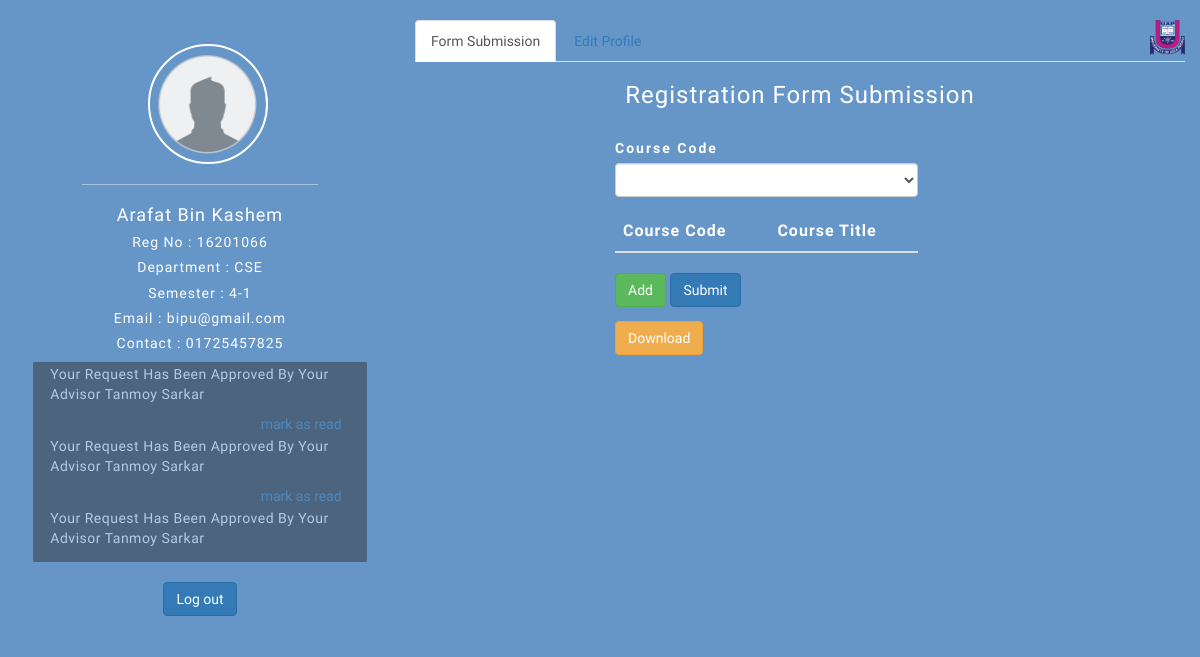
The page /user/profile.php (signed in) on the database its author committed.
### tables this page shows
CREATE TABLE `student_info` (
  `reg_no` int(11) NOT NULL,
  `first_name` varchar(100) NOT NULL,
  `last_name` varchar(100) NOT NULL,
  `email` varchar(100) NOT NULL,
  `dept` varchar(100) NOT NULL,
  `contact_no` varchar(15) NOT NULL
);

CREATE TABLE `student_semester` (
  `reg_no` int(11) NOT NULL,
  `lavel` int(11) NOT NULL,
  `term` int(11) NOT NULL
);

CREATE TABLE `student_notification` (
  `n_id` int(11) NOT NULL,
  `reg_no` int(11) NOT NULL,
  `notification` varchar(1000) NOT NULL,
  `stat` varchar(100) NOT NULL
);

### user/profile.php (the view, shortened to what this page needs)
<?php
    $reg_no = $_SESSION['reg_no'];
    $first_name = "";
    $last_name = "";
    $email = "";
    $dept = "";
    $contact = "";
    $lavel = "";
    $term = "";
    $user_query = mysqli_query(mysqli_connect('localhost','root','','repeat'),"Select * from student_info where reg_no = '$reg_no'");
    if(mysqli_num_rows($user_query) > 0)
    {
        while( $row = mysqli_fetch_array( $user_query) )
        {
            $first_name = $row['first_name'];
            $last_name = $row['last_name'];
            $email = $row['email'];
            $dept = $row['dept'];
            $contact = $row['contact_no'];
        }
    }
    $user_query = mysqli_query(mysqli_connect('localhost','root','','repeat'),"Select * from student_semester where reg_no = '$reg_no'");
    if(mysqli_num_rows($user_query) > 0)
    {
        while( $row = mysqli_fetch_array( $user_query) )
        {
            $lavel = $row['lavel'];
            $term = $row['term'];
        }
    }
?>
<html>
<head>
    <link rel="stylesheet" href="https://maxcdn.bootstrapcdn.com/bootstrap/3.4.1/css/bootstrap.min.css">
    <link rel="stylesheet" href="css/custom.css">
</head>
<body>
    <div class="container-fluid">
        <div class="row">
            <div class="col-sm-4 leftside">
                <div class="continer-fluid">
                    <div class="row">
                        <div class="col-sm-4 col-sm-offset-4 text-center">
                            <img src="css/images/dummy.png" width="120px" height="120px" style="margin-top: 20px; border: 2px solid white; border-radius: 50%;">
                        </div>
                    </div>
                    <div class="row">
                        <div class="col-sm-8 col-sm-offset-2 text-center info">
                            <hr style="opacity: 0.5;">
                            <?php
                                echo '<div>';
                                    echo '<h4>'.$first_name.' '.$last_name.'</h4>';
                                    echo '<h5>Reg No : '.$reg_no.'</h5>';
                                    echo '<h5>Department : '.$dept.'</h5>';
                                    echo '<h5>Semester : '.$lavel.'-'.$term.'</h5>';
                                    echo '<h5>Email : '.$email.'</h5>';
                                    echo '<h5>Contact : '.$contact.'</h5>';
                                echo '</div>';
                            ?>
                        </div>
                    </div>
                    <div class="row">
                        <div class="col-sm-10 col-sm-offset-1 notification">
                            <?php
                                $user_query = mysqli_query(mysqli_connect('localhost','root','','repeat'),"Select * from student_notification where reg_no = '$reg_no'");
                                while( $row = mysqli_fetch_array( $user_query ) )
                                {
                                    echo '<div class = "notif-content">';
                                    echo '<p>'.$row['notification'].'</p>';
                                    echo '<a style = "margin-left: 70%;">mark as read</a>';
                                    echo '</div>';
                                }
                            ?>
                        </div>
                    </div>
                    <div class="row">
                        <br>
                        <div class="col-sm-4 col-sm-offset-4 text-center">
                            <form action="" method="post">
                                <button type="submit" class="btn btn-primary" name="logout_btn">Log out</button>
                            </form>
                        </div>
                    </div>
                </div>
            </div>
            <div class="col-sm-8">
                <br>
                <ul class="nav nav-tabs">
                    <li class="active"><a data-toggle="tab" href="#menu1">Form Submission</a></li>
                    <li><a data-toggle="tab" href="#menu2">Edit Profile</a></li>
                    <span><img src="css/images/logo.png" width="35px" height="35px" style="float: right; display: block;"></span>
                </ul>
                <div class="tab-content">
                    <div id="menu1" class="tab-pane fade in active">
                        <h3 class="text-center">Registration Form Submission</h3><br>
                        <div class="row">
                            <div class="col-sm-5 col-sm-offset-3">
                                <form action="" method="post">
                                    <div class="form-group">
                                        <label for="sub_code" style="color: white; letter-spacing: 2px;">Course Code</label>
                                        <select class="form-control" id="sub_code" name="sub_code">
                                        </select>
                                    </div>
                                    <table class="table table-striped">
                                        <thead>
                                            <tr>
                                                <th>Course Code</th>
                                                <th>Course Title</th>
                                            </tr>
                                        </thead>
                                    </table>
                                    <button type="submit" class="btn btn-success" name="add_btn">Add</button>
                                    <button type="submit" class="btn btn-primary" name="submit_btn">Submit</button>
                                </form>
                            </div>
                        </div>
                        <div class="row">
                            <div class="col-sm-4 col-sm-offset-3">
                                <form action="generate.php" method="post">
                                    <button type="submit" class="btn btn-warning" name="down_btn">Download</button>
                                </form>
                            </div>
                        </div>
                        <div class="row">
                            <div class="col-sm-4 col-sm-offset-4">
                            </div>
                        </div>
                    </div>
                </div>
            </div>
        </div>
    </div>
</body>
</html>

### user/css/custom.css (style rules this page uses)
body { margin: 0px; background-color: #6696c8; font-family: 'Gelasio', serif; color: white; }
.info { font-family: 'Gelasio', serif; letter-spacing: 1px; color: white; }
.leftside { min-height: 93%; margin-top: 2%; }
.notification { height: 200px; background-color: #333; border-radius: 2px; overflow: scroll; opacity: 0.5; }
.notif-content { background-color: #333; border-radius: 4px; }
.notif-content p { letter-spacing: 0.5px; padding-left: 2px; padding-top: 2px; }
.notif-content a { cursor: pointer; text-decoration: none; }
.tab-content { letter-spacing: 1px; }

### rows shown on the page
student_info: first_name "Arafat Bin", last_name "Kashem", dept "CSE", email "bipu@gmail.com", contact_no "01725457825"
student_semester: lavel "4", term "1"
student_notification: notification "Your Request Has Been Approved By Your Advisor Tanmoy Sarkar"
student_notification: notification "Your Request Has Been Approved By Your Advisor Tanmoy Sarkar"
student_notification: notification "Your Request Has Been Approved By Your Advisor Tanmoy Sarkar"

### other values the page prints
$reg_no "16201066"
